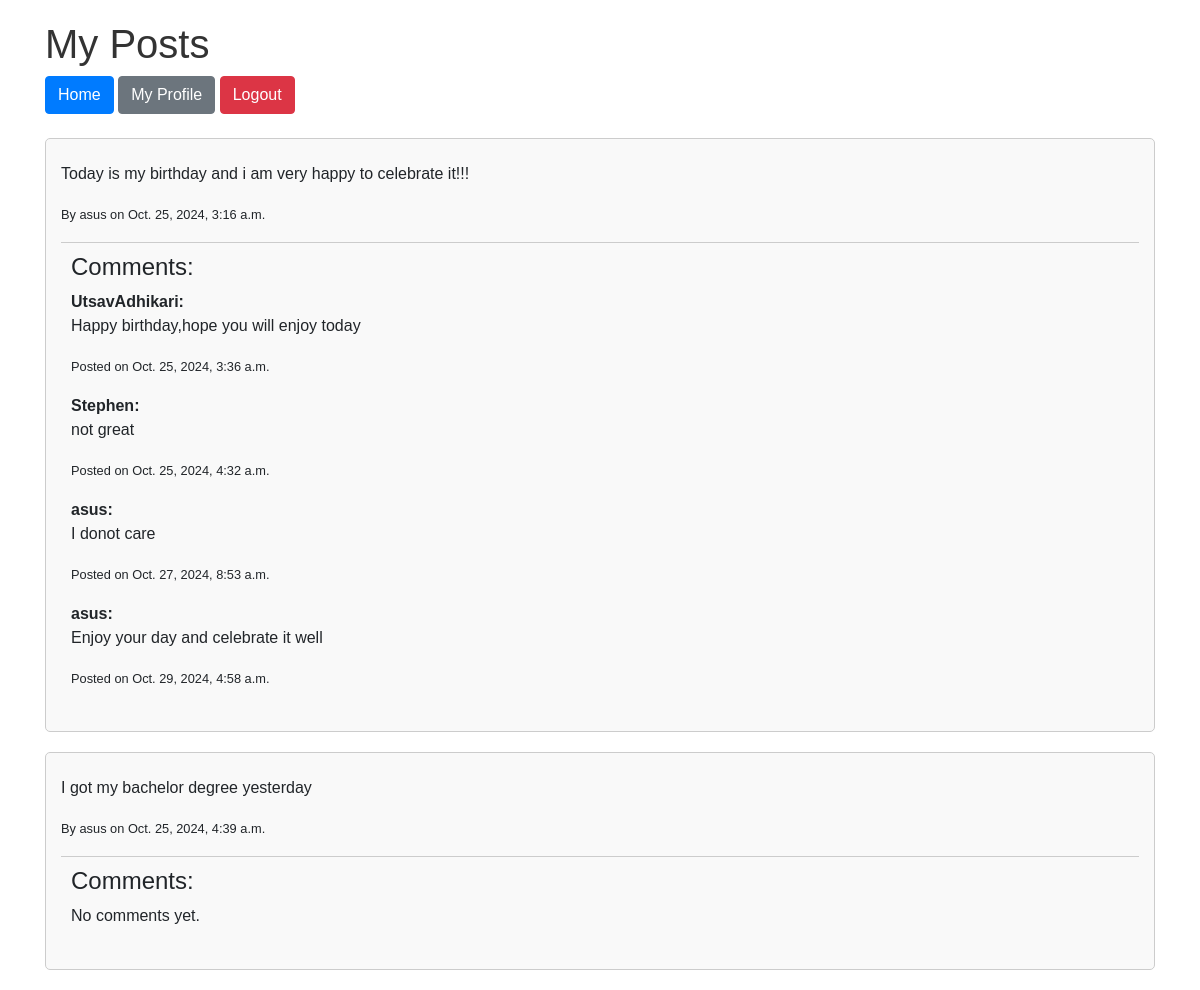
/my-posts/ (signed in), run on the app's committed database.
### main/models.py (models this page shows, shortened)
class Post(models.Model):
    content = models.TextField()  # Keeping only the content field
    author = models.ForeignKey(User, on_delete=models.CASCADE)
    created_at = models.DateTimeField(auto_now_add=True)

class Comment(models.Model):
    post = models.ForeignKey(Post, on_delete=models.CASCADE, related_name='comments')
    author = models.ForeignKey(User, on_delete=models.CASCADE)  # Link to the User model
    content = models.TextField()
    created_at = models.DateTimeField(auto_now_add=True)

### main/views.py (the view)
# urls.py: path('my-posts/', my_posts, name='my_posts'),
@login_required
def my_posts(request):
    posts = Post.objects.filter(author=request.user)
    return render(request, 'my_posts.html', {'posts': posts})

### templates/my_posts.html (shortened to what this page needs)
<!DOCTYPE html>
<html lang="en">
<head>
    <link rel="stylesheet" href="https://stackpath.bootstrapcdn.com/bootstrap/4.5.2/css/bootstrap.min.css">
</head>
<body>
    <div class="container">
        <h1>My Posts</h1>
        <div class="menu mb-4">
            <a href="{% url 'home' %}" class="btn btn-primary">Home</a>
            <a href="{% url 'my_posts' %}" class="btn btn-secondary">My Profile</a>
            <form action="{% url 'logout' %}" method="post" style="display:inline;">
                <button type="submit" class="btn btn-danger">Logout</button>
            </form>
        </div>
        {% if posts %}
            {% for post in posts %}
                <div class="post">
                    <p>{{ post.content }}</p>
                    <p><small>By {{ post.author.username }} on {{ post.created_at }}</small></p>
                    <div class="comments">
                        <h4>Comments:</h4>
                        {% if post.comments.all %}
                            {% for comment in post.comments.all %}
                                <div class="comment">
                                    <strong>{{ comment.author.username }}:</strong>
                                    <p>{{ comment.content }}</p>
                                    <p><small>Posted on {{ comment.created_at }}</small></p>
                                </div>
                            {% endfor %}
                        {% else %}
                            <p>No comments yet.</p>
                        {% endif %}
                    </div>
                </div>
            {% endfor %}
        {% else %}
            <p>No posts available.</p>
        {% endif %}
    </div>
</body>
</html>

### templates/my_posts.html (style rules this page uses)
body { font-family: Arial, sans-serif; margin: 20px; }
h1, h2 { color: #333; }
.post { border: 1px solid #ccc; border-radius: 5px; padding: 15px; margin-bottom: 20px; background-color: #f9f9f9; }
.comments { margin-top: 10px; padding: 10px; border-top: 1px solid #ccc; }
.comment { margin-bottom: 10px; }

### data on the page
Post: content "Today is my birthday and i am very happy to celebrate it!!!", author.username "asus", created_at "Oct. 25, 2024, 3:16 a.m."
Comment: author.username "UtsavAdhikari", content "Happy birthday,hope you will enjoy today", created_at "Oct. 25, 2024, 3:36 a.m."
Comment: author.username "Stephen", content "not great", created_at "Oct. 25, 2024, 4:32 a.m."
Comment: author.username "asus", content "I donot care", created_at "Oct. 27, 2024, 8:53 a.m."
Comment: author.username "asus", content "Enjoy your day and celebrate it well", created_at "Oct. 29, 2024, 4:58 a.m."
Post: content "I got my bachelor degree yesterday", author.username "asus", created_at "Oct. 25, 2024, 4:39 a.m.", shows "No comments yet."
